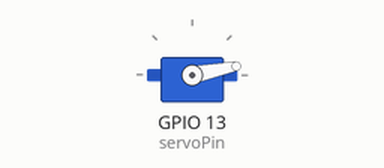
The sketch below on a simulated ESP32. Parts: servo. The audio player accepts every command and is not drawn; what the sketch prints to the serial monitor is not drawn.

Above: at 9.05 s.
At 11.5 s:
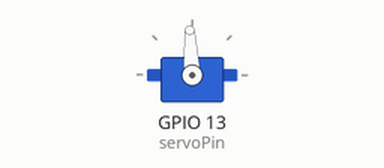
At 13.95 s:
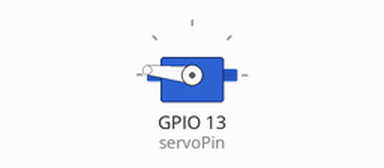
At 18.85 s:
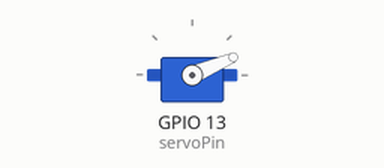
Timing chart, 0 to 22.3 s (numbered marks = the images above):
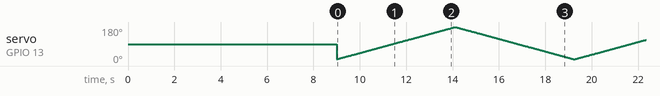

The sketch:

ServoMoteurDedale.ino
```cpp
#include <ESP32Servo.h>
#include <DFRobotDFPlayerMini.h>
#include <Arduino.h>

Servo myServo;

// Pin de signal pour le servo
const int servoPin = 13;  // Sur Arduino Nano, utiliser le pin D9 pour le servo
float pos;
// Délais pour ralentir la vitesse du servo (en millisecondes)
const int delayTime = 15;


// Définir les broches pour le DFPlayer Mini
#define RX_PIN 16
#define TX_PIN 17

DFRobotDFPlayerMini myDFPlayer;

void setup() {
  delay (3000);
  myServo.attach(servoPin); // Attache le servo au pin D9
    delay(500);


  delay(1000);
  Serial.begin(115200);
  delay(2000);
  Serial2.begin(9600, SERIAL_8N1, RX_PIN, TX_PIN);
  delay(2000);

  // Initialisation du DFPlayer Mini
  Serial.println("Initialisation du DFPlayer Mini...");
  if (!myDFPlayer.begin(Serial2)) {
    Serial.println("Impossible de communiquer avec le DFPlayer Mini !");
    while (true);
  }
  Serial.println("DFPlayer Mini initialisé.");
}

void loop() {
  // Rotation de 0° à 90°
  if (pos < 10)
  {
    pos = 10;
  }

  if (pos > 180)
  {
    pos = 180;
  }

  for (pos <= 10; pos <= 180; pos+= 0.5) {
    myServo.write(pos);
    delay(delayTime); // Contrôle la vitesse du mouvement
  }

  // Rotation de 90° à 0°
  for (pos >= 180; pos >= 10; pos-= 0.5) {
    myServo.write(pos);
    delay(delayTime);
  }

  if (myDFPlayer.readState() == 0) {  // 0 signifie que le lecteur est arrêté
      delay(500);
      myDFPlayer.volume(30);  // Régle le volume (0~30)
      delay(500);
      myDFPlayer.loop(1);     // Lecture en boucle du premier fichier MP3
      delay(500);             // Relance la première piste
  }

}
```
